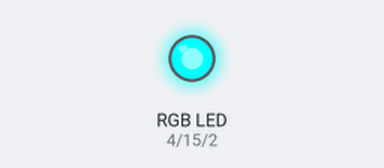
The sketch below on a simulated Arduino Uno, built with avr-gcc and run on an emulated ATmega328P. Shown: an RGB LED mixed from three pins (HIGH = lit).

Above: at 0.5 s.
At 1.5 s:
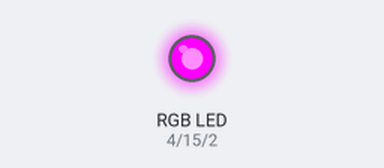
At 2.5 s:
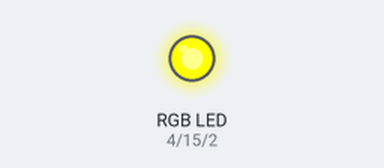
At 3.5 s:
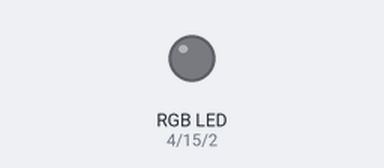
At 4.5 s:
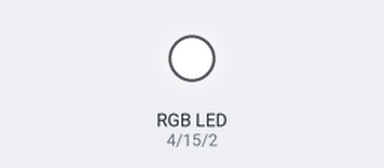
Timing chart, 0 to 6.5 s (numbered marks = the images above):
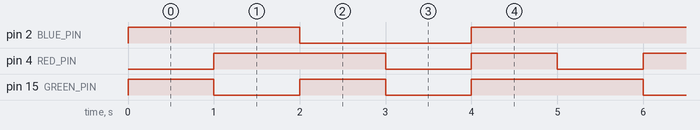

The sketch:

RGB_LED.ino
```cpp
#define RED_PIN 4 // 빨간색 핀
#define GREEN_PIN 15 // 초록색 핀
#define BLUE_PIN 2 // 파란색 핀

void setup() {
  pinMode(RED_PIN, OUTPUT);
  pinMode(GREEN_PIN, OUTPUT);
  pinMode(BLUE_PIN, OUTPUT);

  //모든 핀을 HIGH로 설정해서 LED를 꺼진 상태로 초기화
  digitalWrite(RED_PIN, HIGH);
  digitalWrite(GREEN_PIN, HIGH);
  digitalWrite(BLUE_PIN, HIGH);
}


void loop() {
  // 빨간 빛 내기
  analogWrite(RED_PIN, 0);
  analogWrite(GREEN_PIN, 255);
  analogWrite(BLUE_PIN, 255);
  delay(1000);

  // 초록
  analogWrite(RED_PIN, 255);
  analogWrite(GREEN_PIN, 0);
  analogWrite(BLUE_PIN, 255);
  delay(1000);

  // 파랑
  analogWrite(RED_PIN, 255);
  analogWrite(GREEN_PIN, 255);
  analogWrite(BLUE_PIN, 0);
  delay(1000);

  // 백색
  analogWrite(RED_PIN, 0);
  analogWrite(GREEN_PIN, 0);
  analogWrite(BLUE_PIN, 0);
  delay(1000);

  //끄기
  analogWrite(RED_PIN, 255);
  analogWrite(GREEN_PIN, 255);
  analogWrite(BLUE_PIN, 255);
  delay(1000);

}
```

Measured:
- by itself, pin 2 (BLUE_PIN): alternates HIGH for 3.0 s and LOW for 2.0 s
- by itself, pin 4 (RED_PIN): repeats every 5.0 s: LOW 1.0 s, HIGH 1.0 s, LOW 1.0 s, HIGH 2.0 s
- by itself, pin 15 (GREEN_PIN): repeats every 5.0 s: HIGH 1.0 s, LOW 1.0 s, HIGH 2.0 s, LOW 1.0 s
